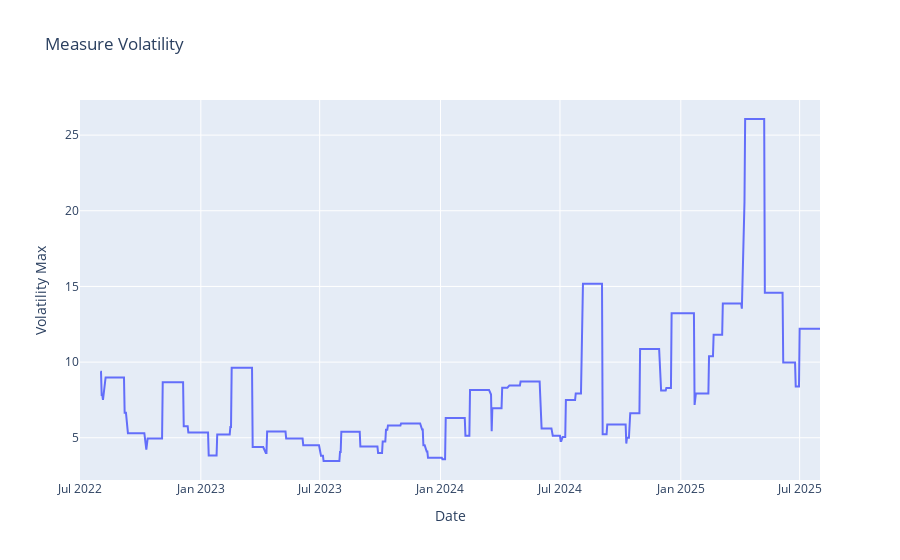

Notebook source saved alongside this figure:
### Markdown cell above
### The Max Volatility

### Code cell
fig = px.line(df_stock, x="date", y="volatility_max", title="Measure Volatility",
              labels={"date": "Date", "volatility_max": "Volatility Max"})
fig.show()

### Figure 1 — Plotly figure (JSON) as saved in the notebook; plotly's stock layout.template omitted (floating-point values rounded to 4 significant figures; data arrays with more than 128 entries replaced by an {"elided": "..."} marker saying what was removed)
{"data": [{"hovertemplate": "Date=%{x}<br>Volatility Max=%{y}<extra></extra>", "legendgroup": "", "line": {"color": "#636efa", "dash": "solid"}, "marker": {"symbol": "circle"}, "mode": "lines", "name": "", "orientation": "v", "showlegend": false, "type": "scatter", "x": {"elided": "771 str values"}, "xaxis": "x", "y": {"elided": "771 float values"}, "yaxis": "y"}], "layout": {"legend": {"tracegroupgap": 0}, "title": {"text": "Measure Volatility"}, "xaxis": {"anchor": "y", "domain": [0, 1], "title": {"text": "Date"}}, "yaxis": {"anchor": "x", "domain": [0, 1], "title": {"text": "Volatility Max"}}}}
